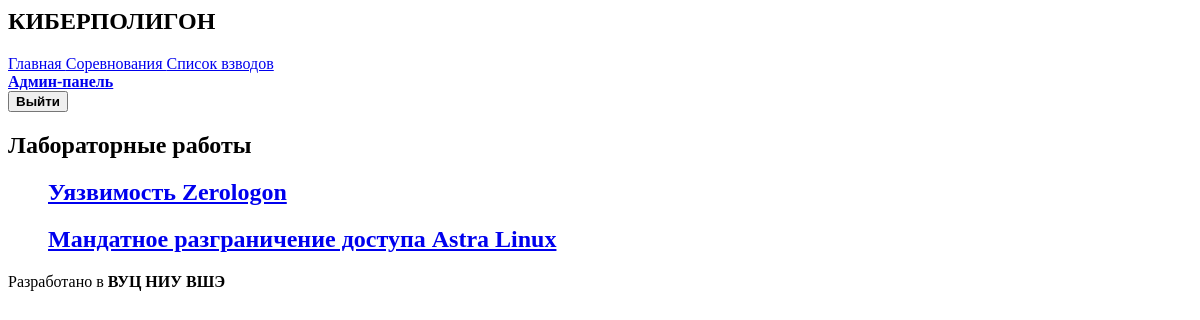
The page /cyberpolygon/labs/ (signed in) on the database as committed earlier.
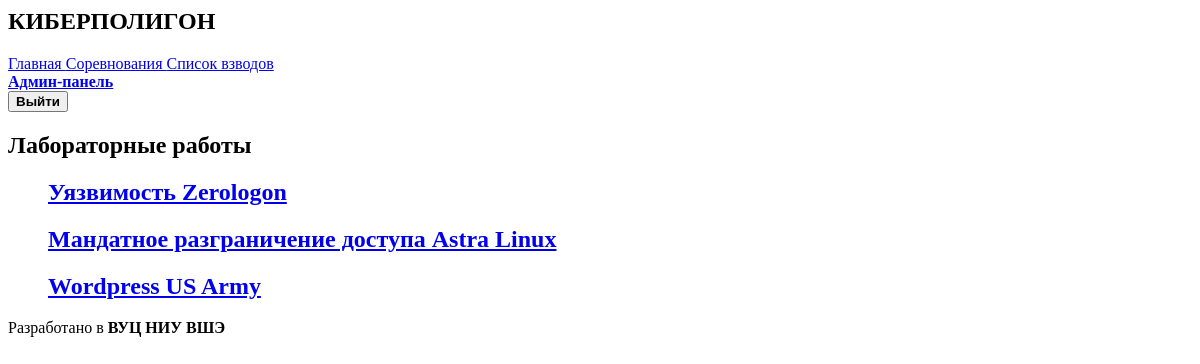
The same page on the database as committed later.
### interface/models.py (models this page shows, shortened)
class Lab(models.Model):
    name = models.CharField('Имя', max_length=255, primary_key=True)
    description = models.TextField('Описание')
    answer_flag = models.CharField('Ответный флаг', max_length=1024, blank=True,null=True)
    slug = models.SlugField('Название в адресной строке', unique=True)
    class Meta:
        verbose_name = 'Лабораторная работа'
        verbose_name_plural = 'Лабораторные работы'

### interface/views.py (the view, shortened to what this page needs)
# urls.py: path("labs/", LabListView.as_view(), name="lab-list"),
class LabListView(ListView):
    model = Lab
    def get_context_data(self, **kwargs):
        context = super().get_context_data(**kwargs)
        logging.debug(context)
        return context

### templates/interface/lab_list.html
{% extends 'interface/base.html' %}
{% block content %}
<div class="block">
<h1 class="title is-1">Лабораторные работы</h1>
<ul>
{% for lab in object_list %}
    <div class="box">
        <h2 class="title is-3 is-link"><a href="{% url 'interface:lab-list' %}{{ lab.slug }}">{{ lab.name }}</a></h2>
    </div>
{% empty %}
    <li>Лабораторных работ нет.</li>
{% endfor %}
</ul>
</div>
{% endblock %}

Rows that differ between the two databases and show on the page:
added Lab: name "Wordpress US Army"
